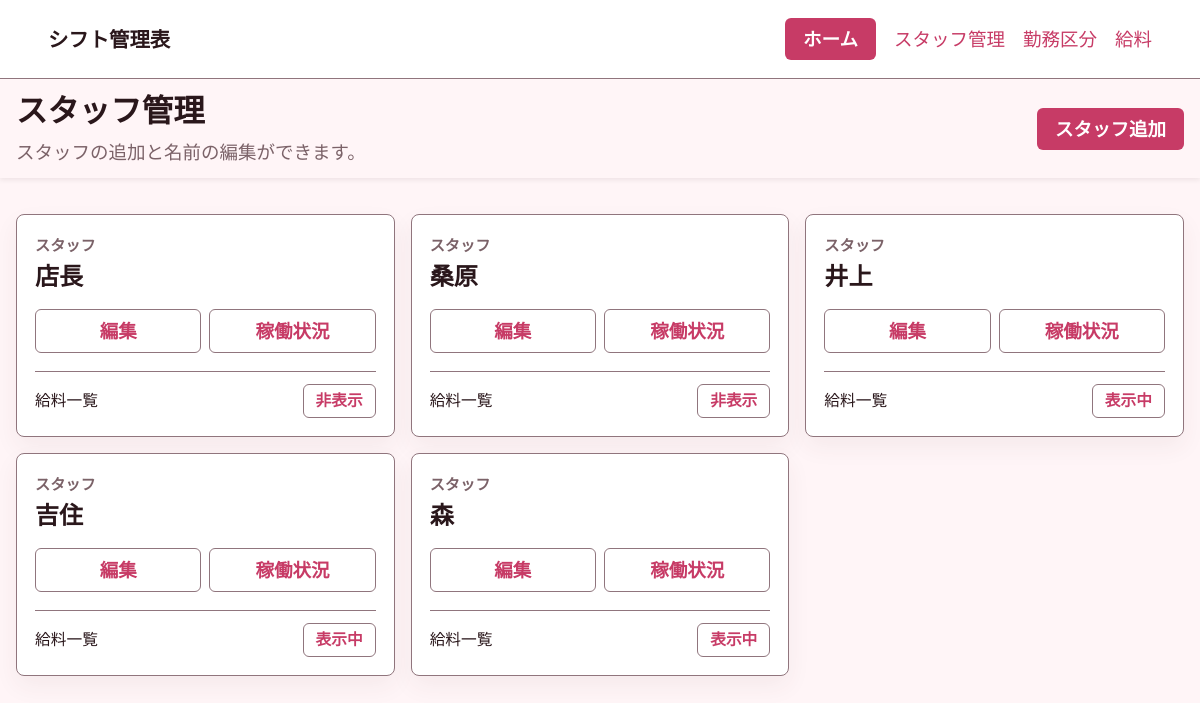
Page /staff/ on the committed database.
### notes/models.py (models this page shows, shortened)
class Staff(models.Model):
    show_in_salary = models.BooleanField('給料一覧に表示', default=True)
    management_number = models.CharField('管理番号', max_length=2, unique=True, blank=True, null=True)
    name = models.CharField('名前', max_length=80, unique=True)
    hourly_wage = models.PositiveIntegerField('平日時給', default=0)
    holiday_hourly_wage = models.PositiveIntegerField('土日祝日時給', blank=True, null=True)
    paid_leave_hours_per_day = models.DecimalField(
        '有給1日あたりの時間', max_digits=4, decimal_places=2, default=0,
        validators=[MinValueValidator(0), MaxValueValidator(24)],
    )
    created_at = models.DateTimeField('作成日時', auto_now_add=True)
    class Meta:
        ordering = [models.F('management_number').asc(nulls_last=True), 'name']
        verbose_name = 'スタッフ'
        verbose_name_plural = 'スタッフ'

### notes/views.py (the view)
# urls.py: path('staff/', views.staff_list, name='staff_list'),
def staff_list(request):
    staff_members = Staff.objects.all()
    selected_year = _parse_year(request.GET.get('year'))
    years = _staff_stats_years(selected_year)
    shifts = Shift.objects.filter(work_date__year=selected_year).select_related('shift_type')
    staff_rows = []
    for staff in staff_members:
        monthly_stats = [
            {
                'month': month,
                'planned_minutes': 0,
                'actual_minutes': 0,
                'planned_duration': '0時間',
                'actual_duration': '0時間',
                'actual_difference': '（±0時間）',
                'work_days': 0,
                'holiday_days': 0,
            }
            for month in range(1, 13)
        ]
        staff_shifts = [shift for shift in shifts if shift.staff_id == staff.id]
        for shift in staff_shifts:
            stats = monthly_stats[shift.work_date.month - 1]
            if shift.shift_type and shift.shift_type.is_leave:
                stats['holiday_days'] += 1
            elif shift.start_time and shift.end_time:
                stats['work_days'] += 1
                planned_minutes = _shift_work_minutes(shift)
                stats['planned_minutes'] += planned_minutes
                stats['actual_minutes'] += _actual_shift_work_minutes(shift, planned_minutes)
            elif shift.actual_start_time and shift.actual_end_time:
                stats['work_days'] += 1
                stats['actual_minutes'] += _actual_shift_work_minutes(shift, 0)
        for stats in monthly_stats:
            stats['planned_duration'] = _format_minutes(stats['planned_minutes'])
            stats['actual_duration'] = _format_minutes(stats['actual_minutes'])
            stats['actual_difference'] = _format_signed_minutes(
                stats['actual_minutes'] - stats['planned_minutes']
            )
        staff_rows.append({'staff': staff, 'monthly_stats': monthly_stats})
    return render(
        request,
        'notes/staff_list.html',
        {
            'staff_rows': staff_rows,
            'selected_year': selected_year,
            'years': years,
        },
    )

### notes/models.py (called while the page is built)
    @property
    def is_leave(self):
        return self.code in dict(LEAVE_TYPE_CODES)

    @property
    def effective_break_minutes(self):
        category = self.effective_shift_type
        return self.actual_break_minutes if self.actual_break_minutes is not None else ((category.break_minutes or 0) if category else 0)

    @property
    def effective_shift_type(self):
        return self.actual_shift_type or self.shift_type

### notes/views.py (called while the page is built)
def _parse_year(value):
    try:
        return int(value)
    except (TypeError, ValueError):
        return timezone.localdate().year

def _staff_stats_years(selected_year):
    years = {selected_year, timezone.localdate().year}
    years.update(work_date.year for work_date in Shift.objects.values_list('work_date', flat=True))
    return sorted(years, reverse=True)

def _shift_work_minutes(shift):
    break_minutes = shift.shift_type.break_minutes if shift.shift_type and shift.shift_type.break_minutes else 0
    return _time_range_minutes(shift.start_time, shift.end_time, break_minutes)

def _actual_shift_work_minutes(shift, fallback_minutes):
    if shift.actual_day_off:
        return 0
    if not shift.actual_start_time or not shift.actual_end_time:
        return fallback_minutes
    break_minutes = shift.shift_type.break_minutes if shift.shift_type and shift.shift_type.break_minutes else 0
    return _time_range_minutes(shift.actual_start_time, shift.actual_end_time, shift.effective_break_minutes)

def _time_range_minutes(start_time, end_time, break_minutes=0):
    start_at = datetime.combine(datetime.today(), start_time)
    end_at = datetime.combine(datetime.today(), end_time)
    minutes = int((end_at - start_at).total_seconds() // 60)
    return max(0, minutes - break_minutes)

def _format_minutes(minutes):
    hours, remainder = divmod(minutes, 60)
    if not hours and remainder:
        return f'{remainder}分'
    if remainder:
        return f'{hours}時間{remainder}分'
    return f'{hours}時間'

def _format_signed_minutes(minutes):
    if minutes == 0:
        return '（±0時間）'
    sign = '+' if minutes > 0 else '-'
    return f'（{sign}{_format_minutes(abs(minutes))}）'

### notes/templates/notes/staff_list.html (shortened to what this page needs)
{% extends 'notes/base.html' %}
{% block content %}
    <section class="page-title table-header">
        <div>
            <h1>スタッフ管理</h1>
            <p>スタッフの追加と名前の編集ができます。</p>
        </div>
        <a class="button" href="{% url 'staff_create' %}">スタッフ追加</a>
    </section>
    {% if staff_rows %}
        <div class="staff-list">
            {% for row in staff_rows %}
                <article class="staff-card">
                    <div class="staff-card-body">
                        <span>スタッフ</span>
                        <strong>{{ row.staff.name }}</strong>
                    </div>
                    <div class="staff-card-actions">
                        <a class="outline-button" href="{% url 'staff_update' row.staff.pk %}">編集</a>
                        <button class="link-button" type="button" data-modal-target="staff-stats-{{ row.staff.pk }}">稼働状況</button>
                    </div>
                    <form method="post" action="{% url 'staff_salary_visibility' row.staff.pk %}" class="salary-visibility-form">
                        <span>給料一覧</span>
                        <button type="submit" class="outline-button" name="show_in_salary" value="{% if row.staff.show_in_salary %}0{% else %}1{% endif %}" aria-label="{{ row.staff.name }}さんを給料一覧で{% if row.staff.show_in_salary %}非表示にする{% else %}表示する{% endif %}">{% if row.staff.show_in_salary %}表示中{% else %}非表示{% endif %}</button>
                    </form>
                </article>
            {% endfor %}
        </div>
    {% else %}
        <div class="empty-state">
            <h2>スタッフがいません</h2>
            <p>シフト表に表示するスタッフを追加してください。</p>
            <a class="button" href="{% url 'staff_create' %}">スタッフ追加</a>
        </div>
    {% endif %}
{% endblock %}

### notes/static/notes/styles.css (style rules this page uses)
:root { color-scheme: light; --bg: #fff5f7; --surface: #ffffff; --ink: #2a171b; --muted: #7b6268; --line: #90757d; --accent: #c73b66; --accent-dark: #9f2d50; --danger: #b7283e; }
* { box-sizing: border-box; }
html { font-size: 18.5px; }
body { margin: 0; min-height: 100vh; background: var(--bg); color: var(--ink); font-family: system-ui, -apple-system, BlinkMacSystemFont, "Segoe UI", sans-serif; line-height: 1.6; }
a { color: var(--accent); text-decoration: none; }
.top-nav, .table-header, .month-nav, .field-grid { display: flex; align-items: center; }
.page-title { margin-bottom: 28px; }
.page-title h1, .form-panel h1 { margin: 0 0 8px; font-size: clamp(1.7rem, 2.4vw, 2.25rem); line-height: 1.2; }
.page-title p, .empty-state p, .form-panel p, time { color: var(--muted); }
.table-header { justify-content: space-between; gap: 18px; }
.button, button { display: inline-flex; align-items: center; justify-content: center; min-height: 42px; padding: 0 18px; border: 0; border-radius: 6px; background: var(--accent); color: #fff; font: inherit; font-weight: 700; cursor: pointer; }
.staff-list { display: grid; grid-template-columns: repeat(3, minmax(0, 1fr)); gap: 16px; }
.staff-card { display: flex; min-width: 0; min-height: 148px; flex-direction: column; justify-content: space-between; gap: 18px; padding: 18px; border: 1px solid var(--line); border-radius: 8px; background: var(--surface); box-shadow: 0 10px 24px rgba(88, 45, 57, 0.06); }
.staff-card-body { display: grid; gap: 4px; }
.staff-card-body span { color: var(--muted); font-size: 0.82rem; font-weight: 700; }
.staff-card strong { font-size: 1.3rem; line-height: 1.25; overflow-wrap: anywhere; }
.staff-card-actions { display: grid; grid-template-columns: repeat(2, minmax(0, 1fr)); gap: 8px; }
.salary-visibility-form { display: flex; align-items: center; justify-content: space-between; gap: 12px; border-top: 1px solid var(--line); padding-top: 12px; font-size: 0.85rem; }
.staff-card-actions > a, .staff-card-actions > button { min-width: 0; min-height: 42px; padding: 6px 8px; white-space: nowrap; }
.link-button, .outline-button { display: inline-flex; align-items: center; justify-content: center; min-height: 34px; padding: 0 12px; border: 1px solid var(--line); border-radius: 6px; background: #fff; color: var(--accent); font: inherit; font-weight: 700; text-decoration: none; }
@media screen { body.has-fixed-header { padding-top: var(--fixed-header-height); } }
.fixed-page-controls .page-title, .fixed-page-controls .form-actions, .fixed-page-controls .bulk-actions { margin: 0; }
.fixed-page-controls .page-title p { margin: 4px 0 0; }
html { scroll-padding-top: calc(var(--fixed-header-height, 0px) + 16px); }

### rows in the picture
Staff: staff.name "店長", show_in_salary "非表示"
Staff: staff.name "桑原", show_in_salary "非表示"
Staff: staff.name "井上", show_in_salary "表示中"
Staff: staff.name "吉住", show_in_salary "表示中"
Staff: staff.name "森", show_in_salary "表示中"
